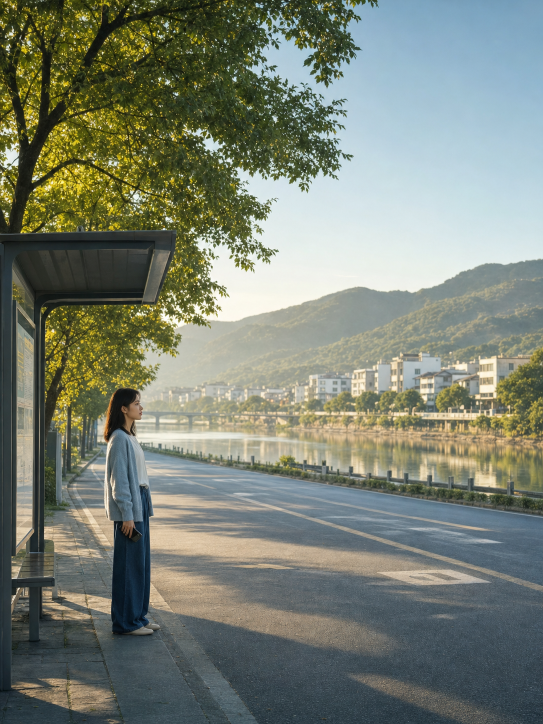
#> input picture examples/case-01-huozhe/shots/shot-01.png, 1086 x 1448 px (shown at 1/2 size)
$ python -i build_book_carousel_cards.py   (imports and definitions only)
#> lines starting #> are read from the running program, lines starting #| are printed output that depends on the picture
#!/usr/bin/env python3
"""从真实书封清单按动态轮播计划生成 1080×1440 全屏卡。"""

from __future__ import annotations

import argparse
import json
import re
from pathlib import Path
from typing import Any

from PIL import Image, ImageEnhance, ImageFilter, ImageOps


WIDTH, HEIGHT = 1080, 1440


def read_json(path: Path) -> dict[str, Any]:
    return json.loads(path.read_text(encoding="utf-8"))


def normalize_title(value: Any) -> str:
    return re.sub(r"[\s《》〈〉·,，。.!！?？:：;；'\"“”‘’_-]+", "", str(value or "")).casefold()


def safe_name(value: str) -> str:
    return re.sub(r"[^0-9A-Za-z\u3400-\u9fff]+", "-", value).strip("-") or "book"


def render_card(source: Path, output: Path) -> None:
#> called with output = 'out.png'
    with Image.open(source) as opened:
#> opened is the input picture: PIL image 1086x1448 RGB; mean R, G, B 121.9, 128.7, 115.4
        cover = ImageOps.exif_transpose(opened).convert("RGB")
    background = ImageOps.fit(cover, (WIDTH, HEIGHT), method=Image.Resampling.LANCZOS)
    background = background.filter(ImageFilter.GaussianBlur(34))
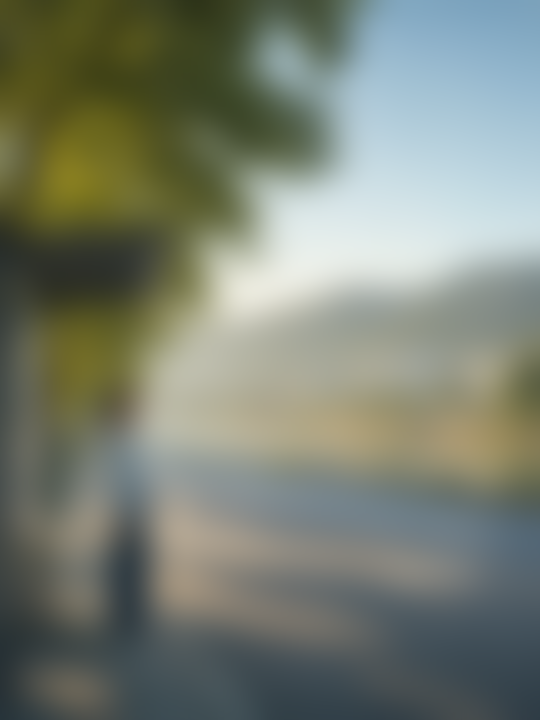
#> background: PIL image 1080x1440 RGB (shown at 1/2 size); mean R, G, B 121.6, 128.5, 115.2
    background = ImageEnhance.Brightness(background).enhance(0.68)
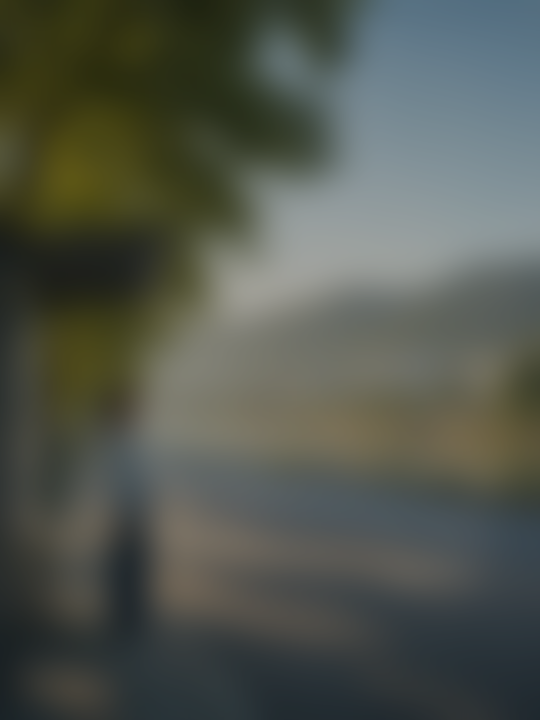
#> background: PIL image 1080x1440 RGB (shown at 1/2 size); mean R, G, B 82.2, 86.9, 77.8

    foreground = cover.copy()
    foreground.thumbnail((780, 1090), Image.Resampling.LANCZOS)
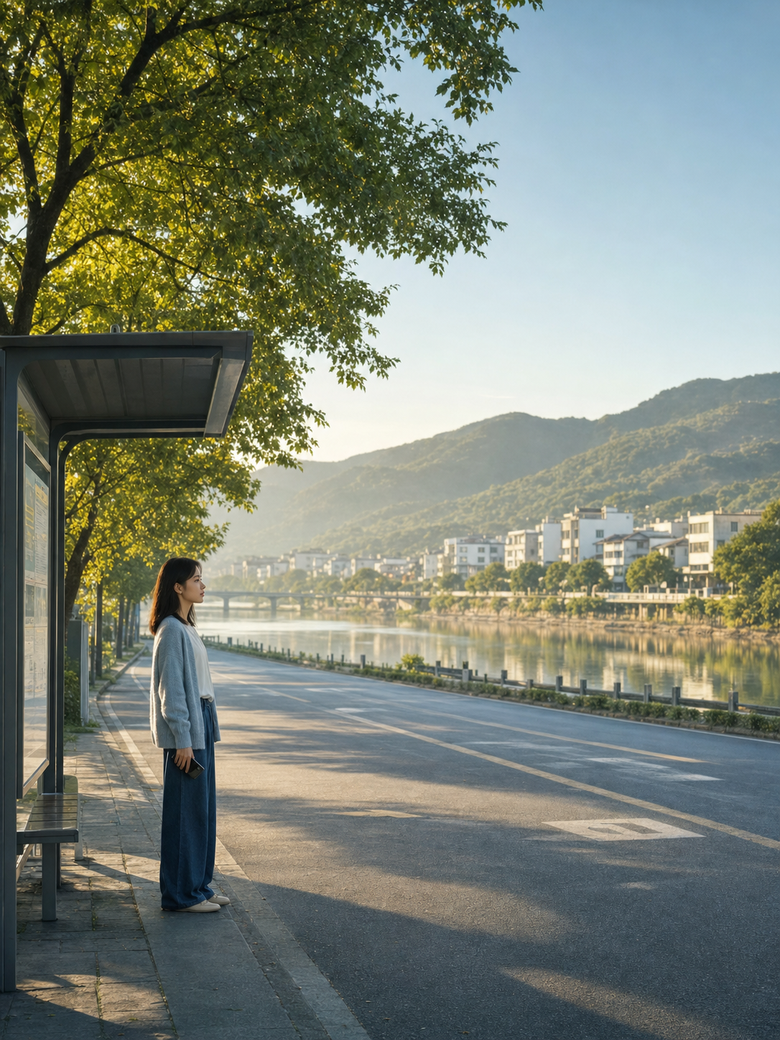
#> foreground: PIL image 780x1040 RGB; mean R, G, B 121.9, 128.7, 115.4
    bordered = ImageOps.expand(foreground, border=8, fill=(248, 246, 240))
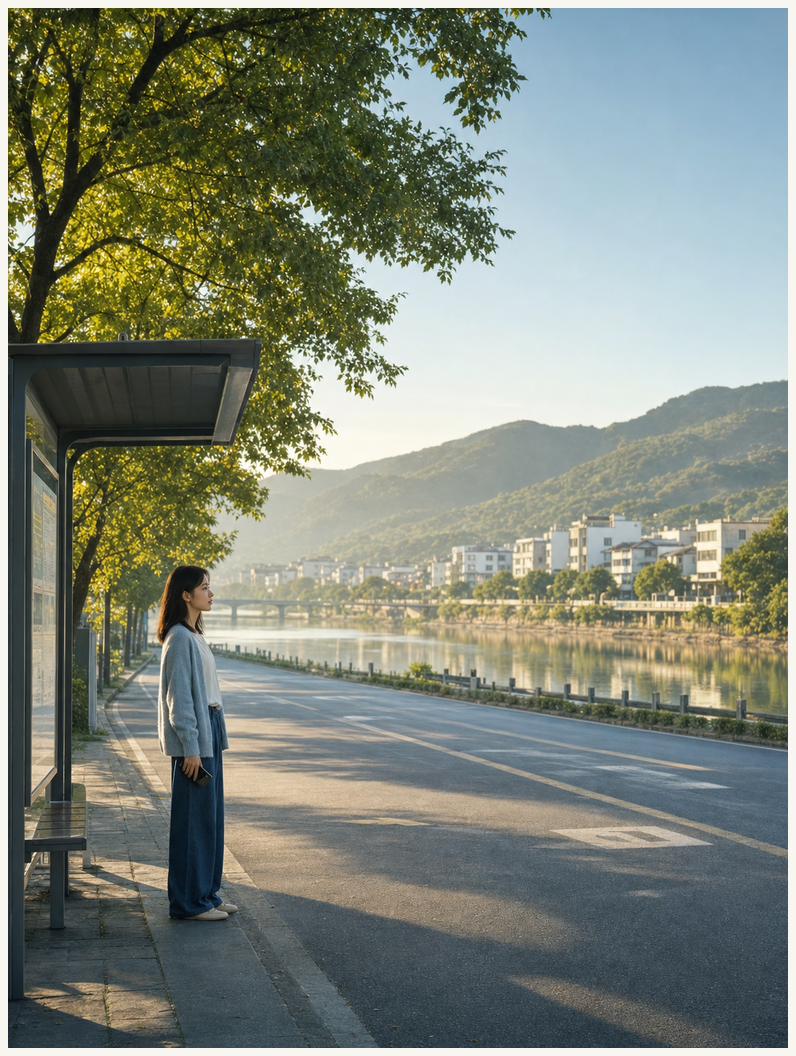
#> bordered: PIL image 796x1056 RGB; mean R, G, B 126.3, 132.8, 119.8
    shadow = Image.new("RGBA", (bordered.width + 46, bordered.height + 46), (0, 0, 0, 0))
#> shadow: PIL image 842x1102 RGBA; every value is 0
    shadow_box = Image.new("RGBA", bordered.size, (0, 0, 0, 165)).filter(ImageFilter.GaussianBlur(15))
    shadow.alpha_composite(shadow_box, (23, 25))
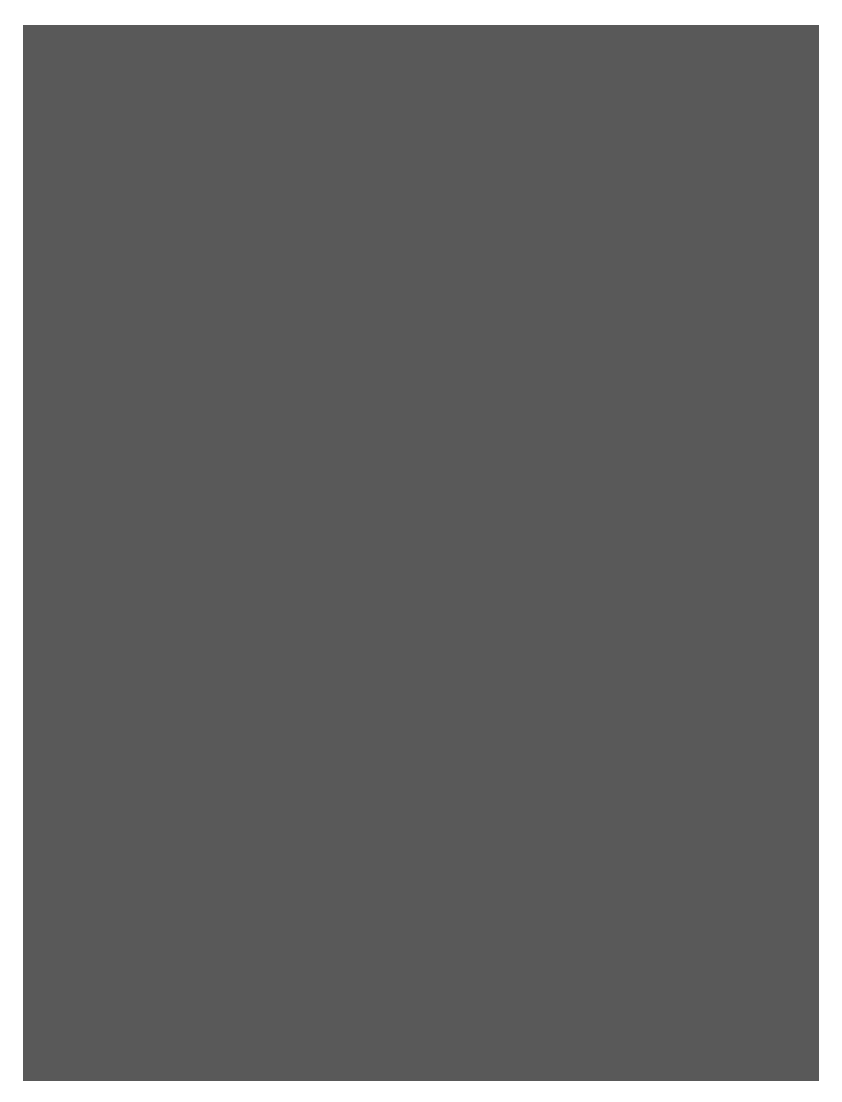
#> shadow: PIL image 842x1102 RGBA; mean R, G, B, A 0, 0, 0, 149.5; transparent parts drawn white
    shadow.alpha_composite(bordered.convert("RGBA"), (8, 8))
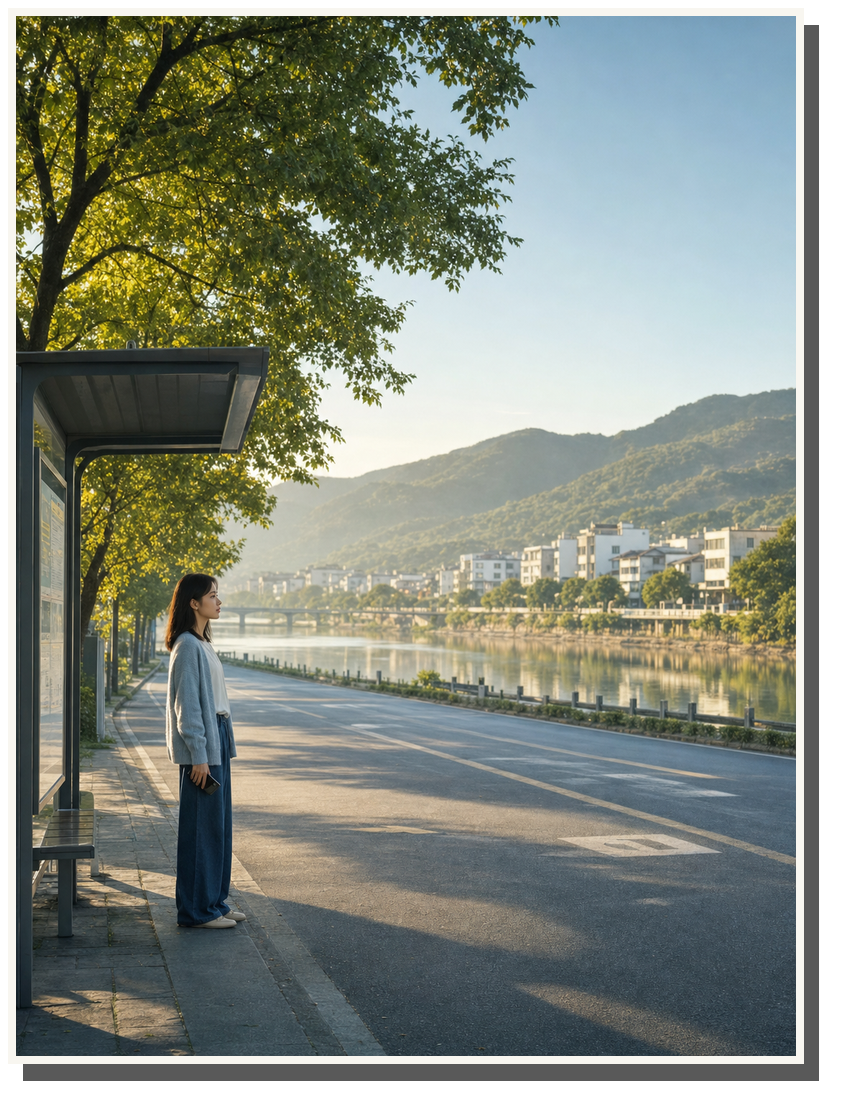
#> shadow: PIL image 842x1102 RGBA; mean R, G, B, A 114.4, 120.3, 108.5, 236.2; transparent parts drawn white
    x = (WIDTH - shadow.width) // 2
#> x = 119
    y = (HEIGHT - shadow.height) // 2
#> y = 169
    canvas = background.convert("RGBA")
    canvas.alpha_composite(shadow, (x, y))
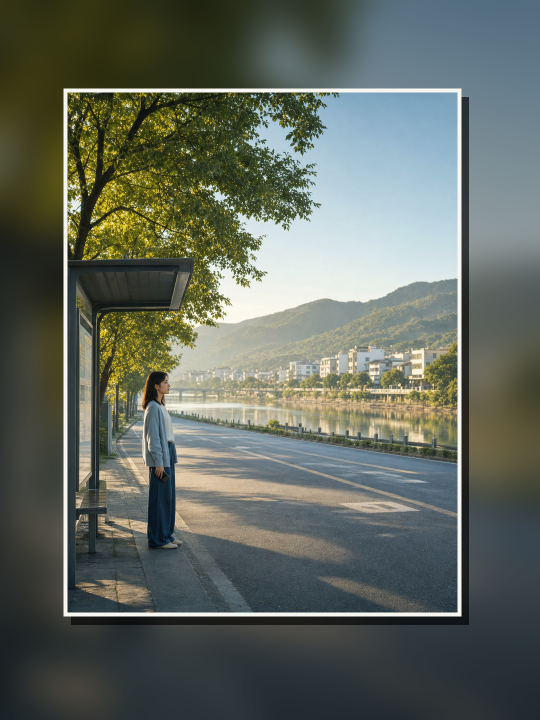
#> canvas: PIL image 1080x1440 RGBA (shown at 1/2 size); mean R, G, B, A 97.7, 104.4, 94.6, 255
#> (the run stopped early here; a loop or call above may not have finished)

$ run again, on examples/case-01-huozhe/shots/shot-03.png
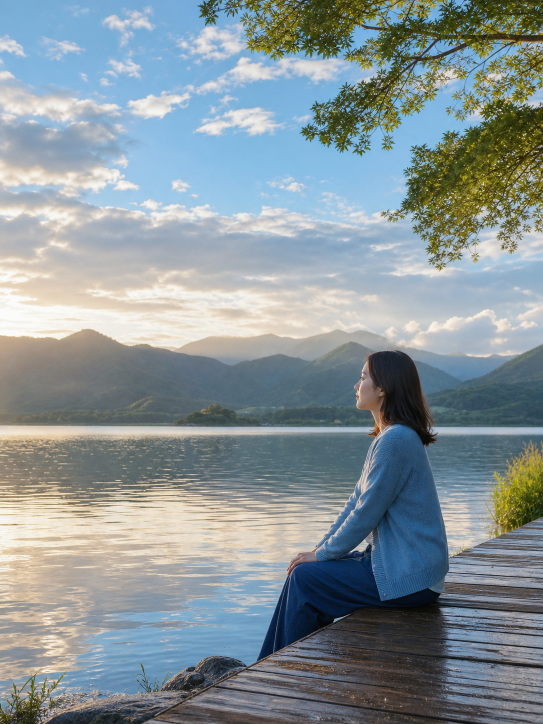
#> input picture examples/case-01-huozhe/shots/shot-03.png, 1086 x 1448 px (shown at 1/2 size)
#> in render_card, opened is the input picture: PIL image 1086x1448 RGB; mean R, G, B 135.7, 148, 152.3
#> in render_card, `shadow.alpha_composite(bordered.convert("RGBA"), (8, 8))`:
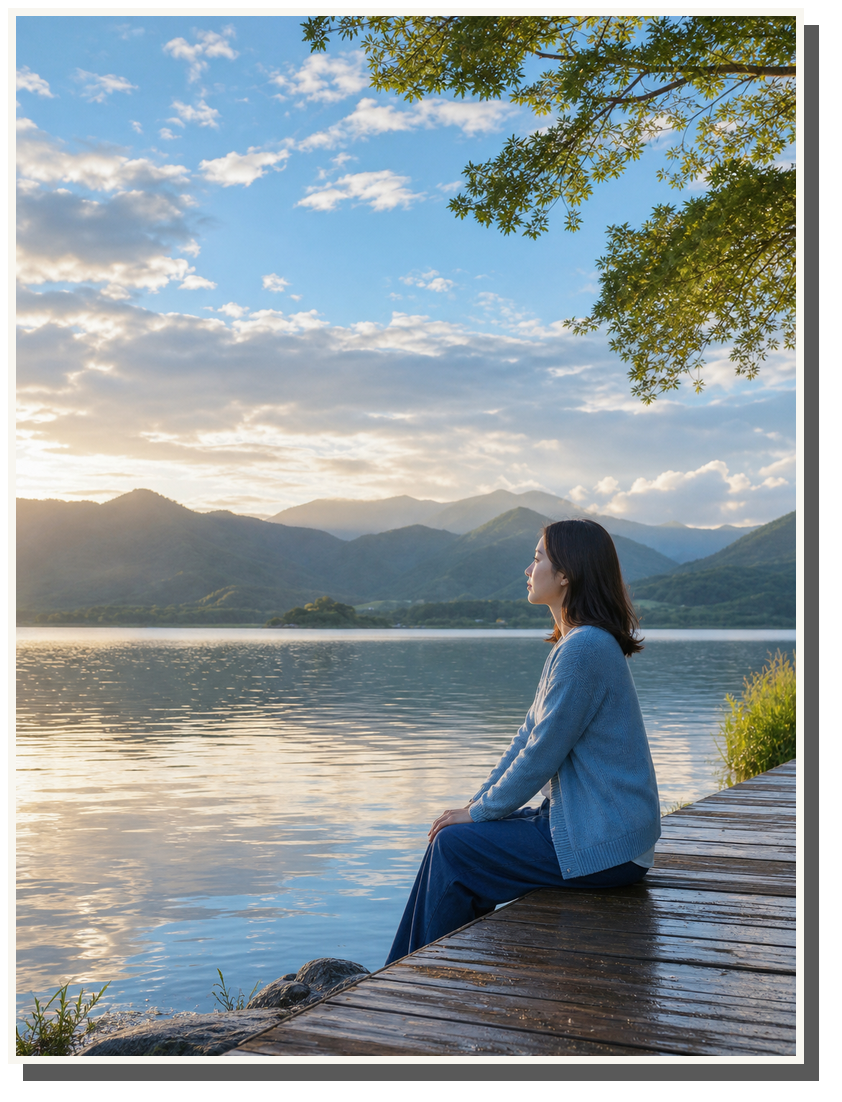
#> shadow: PIL image 842x1102 RGBA; mean R, G, B, A 126.5, 137.2, 140.7, 236.2; transparent parts drawn white
#> in render_card, `canvas.alpha_composite(shadow, (x, y))`:
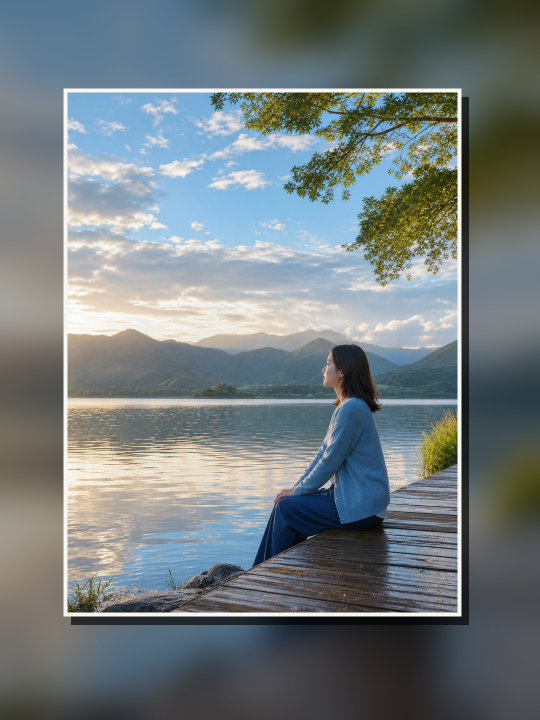
#> canvas: PIL image 1080x1440 RGBA (shown at 1/2 size); mean R, G, B, A 114.5, 124.1, 126.4, 255

$ run again, on examples/case-01-huozhe/shots/shot-04.png
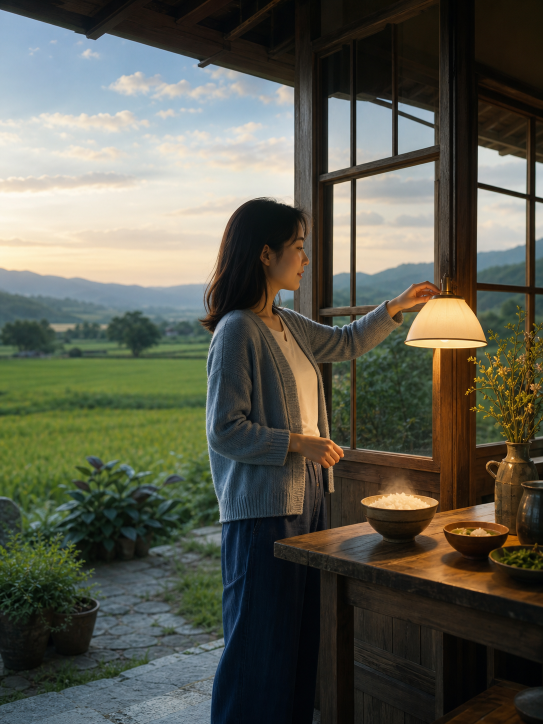
#> input picture examples/case-01-huozhe/shots/shot-04.png, 1086 x 1448 px (shown at 1/2 size)
#> in render_card, opened is the input picture: PIL image 1086x1448 RGB; mean R, G, B 90.4, 91.2, 78.9
#> in render_card, `shadow.alpha_composite(bordered.convert("RGBA"), (8, 8))`:
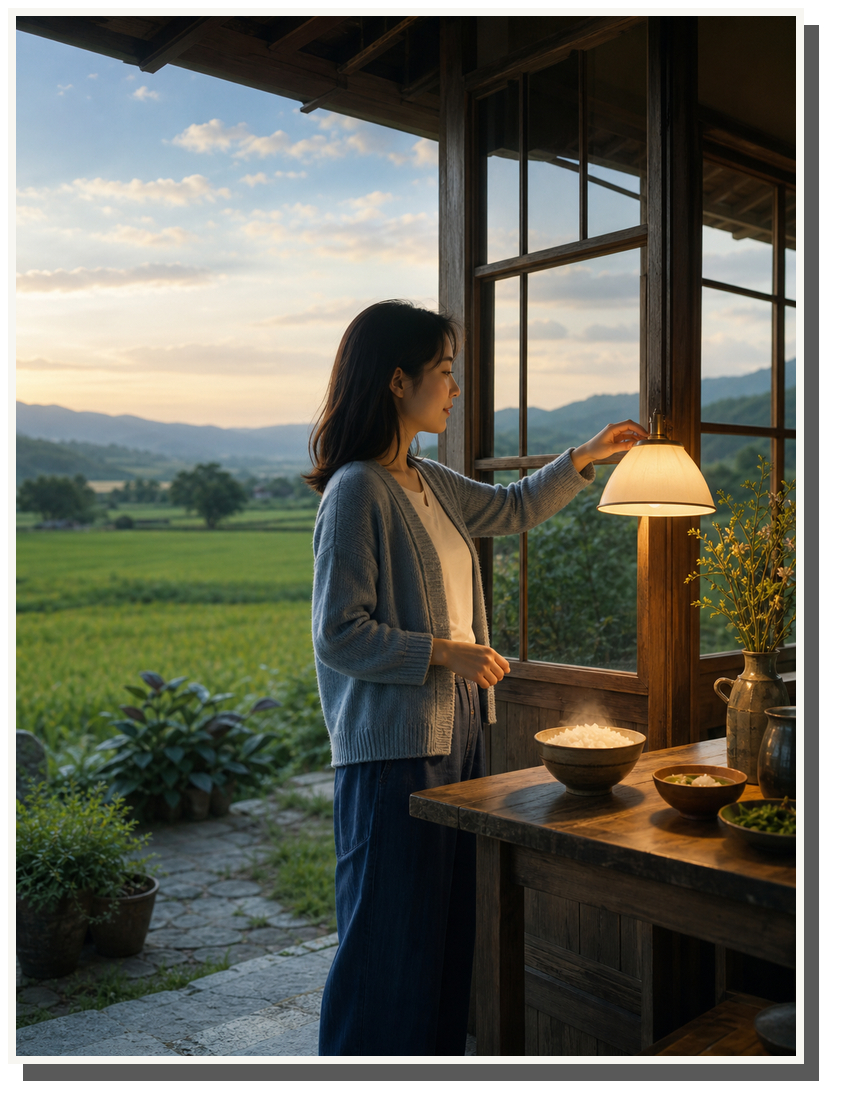
#> shadow: PIL image 842x1102 RGBA; mean R, G, B, A 86.9, 87.5, 76.6, 236.2; transparent parts drawn white
#> in render_card, `canvas.alpha_composite(shadow, (x, y))`:
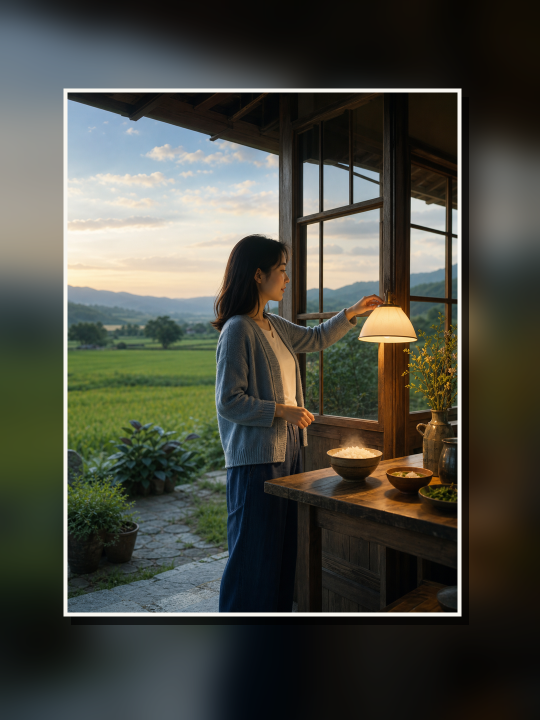
#> canvas: PIL image 1080x1440 RGBA (shown at 1/2 size); mean R, G, B, A 73.2, 74.4, 65.2, 255

$ run again, on examples/case-01-huozhe/shots/shot-05.png
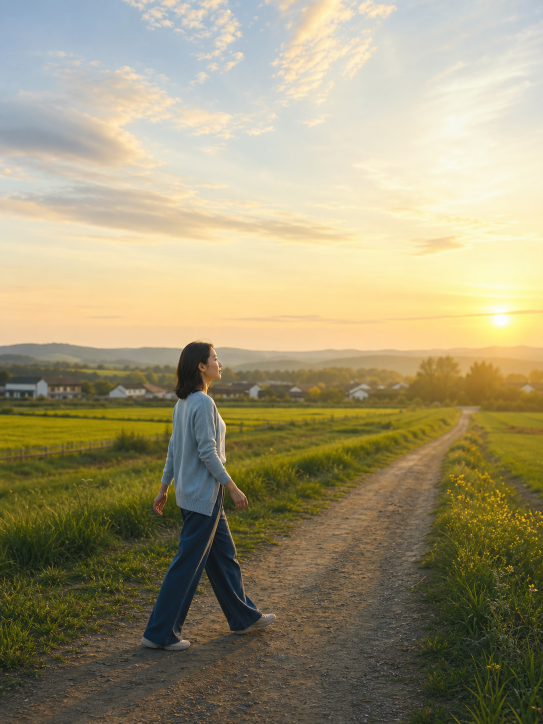
#> input picture examples/case-01-huozhe/shots/shot-05.png, 1086 x 1448 px (shown at 1/2 size)
#> in render_card, opened is the input picture: PIL image 1086x1448 RGB; mean R, G, B 158.6, 149.8, 117.6
#> in render_card, `canvas.alpha_composite(shadow, (x, y))`:
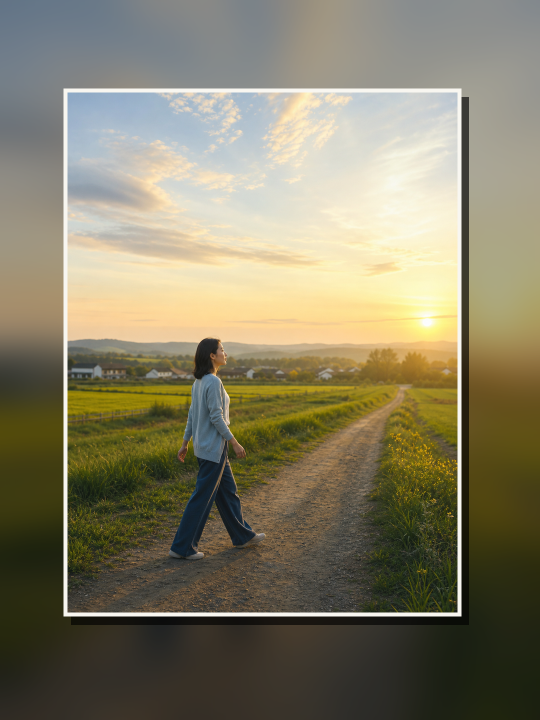
#> canvas: PIL image 1080x1440 RGBA (shown at 1/2 size); mean R, G, B, A 131.5, 125.6, 101.4, 255
